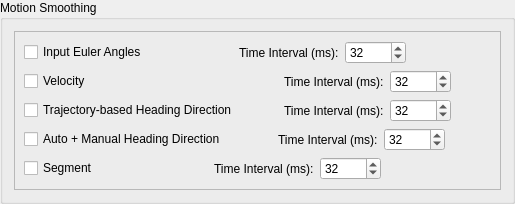
         <widget class="QGroupBox" name="groupBox_16">
          <property name="title">
           <string>Motion Smoothing </string>
          </property>
          <layout class="QVBoxLayout" name="verticalLayout_35">
           <item>
            <widget class="QFrame" name="frame_3">
             <property name="frameShape">
              <enum>QFrame::StyledPanel</enum>
             </property>
             <property name="frameShadow">
              <enum>QFrame::Raised</enum>
             </property>
             <layout class="QVBoxLayout" name="verticalLayout_36">
              <item>
               <layout class="QHBoxLayout" name="horizontalLayout_101">
                <item>
                 <widget class="QCheckBox" name="inputSmoothingEnabled">
                  <property name="toolTip">
                   <string>Smooths the input from the treadmill</string>
                  </property>
                  <property name="text">
                   <string>Input Euler Angles</string>
                  </property>
                 </widget>
                </item>
                <item>
                 <spacer name="horizontalSpacer_23">
                  <property name="orientation">
                   <enum>Qt::Horizontal</enum>
                  </property>
                  <property name="sizeHint" stdset="0">
                   <size>
                    <width>40</width>
                    <height>20</height>
                   </size>
                  </property>
                 </spacer>
                </item>
                <item>
                 <widget class="QLabel" name="preBlendLabel">
                  <property name="text">
                   <string>Time Interval (ms):</string>
                  </property>
                 </widget>
                </item>
                <item>
                 <widget class="QSpinBox" name="inputSmoothingInterval">
                  <property name="minimum">
                   <number>1</number>
                  </property>
                  <property name="maximum">
                   <number>10000</number>
                  </property>
                  <property name="value">
                   <number>32</number>
                  </property>
                 </widget>
                </item>
                <item>
                 <spacer name="horizontalSpacer_22">
                  <property name="orientation">
                   <enum>Qt::Horizontal</enum>
                  </property>
                  <property name="sizeHint" stdset="0">
                   <size>
                    <width>40</width>
                    <height>20</height>
                   </size>
                  </property>
                 </spacer>
                </item>
               </layout>
              </item>
              <item>
               <layout class="QHBoxLayout" name="horizontalLayout_64">
                <item>
                 <widget class="QCheckBox" name="velocitySmoothingEnabled">
                  <property name="text">
                   <string>Velocity</string>
                  </property>
                 </widget>
                </item>
                <item>
                 <spacer name="horizontalSpacer_7">
                  <property name="orientation">
                   <enum>Qt::Horizontal</enum>
                  </property>
                  <property name="sizeHint" stdset="0">
                   <size>
                    <width>40</width>
                    <height>20</height>
                   </size>
                  </property>
                 </spacer>
                </item>
                <item>
                 <layout class="QHBoxLayout" name="horizontalLayout_102">
                  <item>
                   <widget class="QLabel" name="label_65">
                    <property name="text">
                     <string>Time Interval (ms):</string>
                    </property>
                   </widget>
                  </item>
                  <item>
                   <widget class="QSpinBox" name="velocitySmoothingInterval">
                    <property name="minimum">
                     <number>1</number>
                    </property>
                    <property name="maximum">
                     <number>10000</number>
                    </property>
                    <property name="value">
                     <number>32</number>
                    </property>
                   </widget>
                  </item>
                  <item>
                   <spacer name="horizontalSpacer_15">
                    <property name="orientation">
                     <enum>Qt::Horizontal</enum>
                    </property>
                    <property name="sizeHint" stdset="0">
                     <size>
                      <width>40</width>
                      <height>20</height>
                     </size>
                    </property>
                   </spacer>
                  </item>
                 </layout>
                </item>
               </layout>
              </item>
              <item>
               <layout class="QHBoxLayout" name="horizontalLayout_104">
                <item>
                 <widget class="QCheckBox" name="intermediarySmoothingEnabled">
                  <property name="toolTip">
                   <string>Smooths the angle computed from the input</string>
                  </property>
                  <property name="text">
                   <string>Trajectory-based Heading Direction</string>
                  </property>
                 </widget>
                </item>
                <item>
                 <spacer name="horizontalSpacer_28">
                  <property name="orientation">
                   <enum>Qt::Horizontal</enum>
                  </property>
                  <property name="sizeHint" stdset="0">
                   <size>
                    <width>40</width>
                    <height>20</height>
                   </size>
                  </property>
                 </spacer>
                </item>
                <item>
                 <widget class="QLabel" name="preBlendLabel_2">
                  <property name="text">
                   <string>Time Interval (ms):</string>
                  </property>
                 </widget>
                </item>
                <item>
                 <widget class="QSpinBox" name="intermediarySmoothingInterval">
                  <property name="minimum">
                   <number>1</number>
                  </property>
                  <property name="maximum">
                   <number>10000</number>
                  </property>
                  <property name="value">
                   <number>32</number>
                  </property>
                 </widget>
                </item>
                <item>
                 <spacer name="horizontalSpacer_27">
                  <property name="orientation">
                   <enum>Qt::Horizontal</enum>
                  </property>
                  <property name="sizeHint" stdset="0">
                   <size>
                    <width>40</width>
                    <height>20</height>
                   </size>
                  </property>
                 </spacer>
                </item>
               </layout>
              </item>
              <item>
               <widget class="QFrame" name="postBlendFrame">
                <property name="enabled">
                 <bool>true</bool>
                </property>
                <property name="frameShape">
                 <enum>QFrame::NoFrame</enum>
                </property>
                <property name="frameShadow">
                 <enum>QFrame::Plain</enum>
                </property>
                <layout class="QVBoxLayout" name="verticalLayout_37">
                 <property name="leftMargin">
                  <number>0</number>
                 </property>
                 <property name="topMargin">
                  <number>0</number>
                 </property>
                 <property name="rightMargin">
                  <number>0</number>
                 </property>
                 <property name="bottomMargin">
                  <number>0</number>
                 </property>
                 <item>
                  <layout class="QHBoxLayout" name="horizontalLayout_103">
                   <item>
                    <widget class="QCheckBox" name="outputSmoothingEnabled">
                     <property name="toolTip">
                      <string>Smooths the final angle after blending with auto heading</string>
                     </property>
                     <property name="text">
                      <string>Auto + Manual Heading Direction</string>
                     </property>
                    </widget>
                   </item>
                   <item>
                    <spacer name="horizontalSpacer_26">
                     <property name="orientation">
                      <enum>Qt::Horizontal</enum>
                     </property>
                     <property name="sizeHint" stdset="0">
                      <size>
                       <width>40</width>
                       <height>20</height>
                      </size>
                     </property>
                    </spacer>
                   </item>
                   <item>
                    <widget class="QLabel" name="label_66">
                     <property name="text">
                      <string>Time Interval (ms):</string>
                     </property>
                    </widget>
                   </item>
                   <item>
                    <widget class="QSpinBox" name="outputSmoothingInterval">
                     <property name="minimum">
                      <number>1</number>
                     </property>
                     <property name="maximum">
                      <number>10000</number>
                     </property>
                     <property name="value">
                      <number>32</number>
                     </property>
                    </widget>
                   </item>
                   <item>
                    <spacer name="horizontalSpacer_21">
                     <property name="orientation">
                      <enum>Qt::Horizontal</enum>
                     </property>
                     <property name="sizeHint" stdset="0">
                      <size>
                       <width>40</width>
                       <height>20</height>
                      </size>
                     </property>
                    </spacer>
                   </item>
                  </layout>
                 </item>
                </layout>
               </widget>
              </item>
              <item>
               <layout class="QHBoxLayout" name="horizontalLayout_105">
                <item>
                 <widget class="QCheckBox" name="segmentSmoothingEnabled">
                  <property name="toolTip">
                   <string>Smooths the input from the treadmill</string>
                  </property>
                  <property name="text">
                   <string>Segment</string>
                  </property>
                 </widget>
                </item>
                <item>
                 <spacer name="horizontalSpacer_31">
                  <property name="orientation">
                   <enum>Qt::Horizontal</enum>
                  </property>
                  <property name="sizeHint" stdset="0">
                   <size>
                    <width>40</width>
                    <height>20</height>
                   </size>
                  </property>
                 </spacer>
                </item>
                <item>
                 <widget class="QLabel" name="preBlendLabel_3">
                  <property name="text">
                   <string>Time Interval (ms):</string>
                  </property>
                 </widget>
                </item>
                <item>
                 <widget class="QSpinBox" name="segmentSmoothingInterval">
                  <property name="minimum">
                   <number>1</number>
                  </property>
                  <property name="maximum">
                   <number>10000</number>
                  </property>
                  <property name="value">
                   <number>32</number>
                  </property>
                 </widget>
                </item>
                <item>
                 <spacer name="horizontalSpacer_32">
                  <property name="orientation">
                   <enum>Qt::Horizontal</enum>
                  </property>
                  <property name="sizeHint" stdset="0">
                   <size>
                    <width>40</width>
                    <height>20</height>
                   </size>
                  </property>
                 </spacer>
                </item>
               </layout>
              </item>
             </layout>
             <zorder>postBlendFrame</zorder>
             <zorder></zorder>
            </widget>
           </item>
          </layout>
         </widget>
